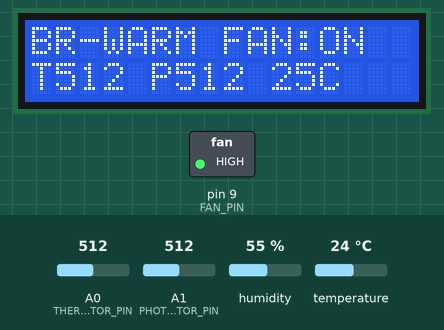
Simulated run of this sketch. Board: Arduino Uno, built with avr-gcc and run on an emulated ATmega328P. Shown: 16×2 character LCD, switched loads named in the sketch (green lamp = pin HIGH). The test bench sets the inputs (shaded band); at power-on: A1 (PHOTORESISTOR_PIN) = 512, A0 (THERMISTOR_PIN) = 512, temperature 24 °C, humidity 55 %. What the sketch prints to the serial monitor is not drawn.

Above: at 1.6 s.
1.7 s: A1 (PHOTORESISTOR_PIN) set to 798
At 3.3 s:
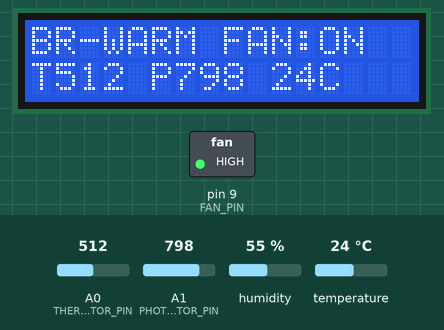
4.5 s: A1 (PHOTORESISTOR_PIN) set to 828
At 5.7 s:
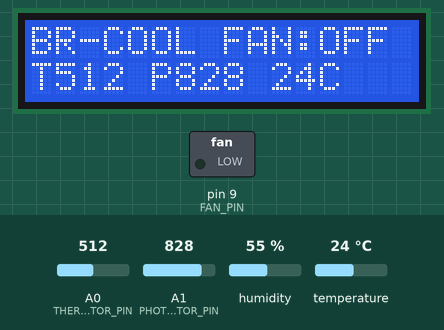
6.5 s: A1 (PHOTORESISTOR_PIN) set to 113
At 8.2 s:
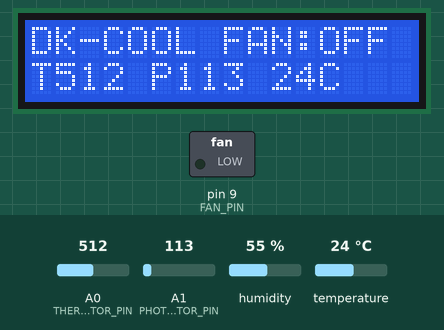
8.5 s: A0 (THERMISTOR_PIN) set to 549
At 9.8 s:
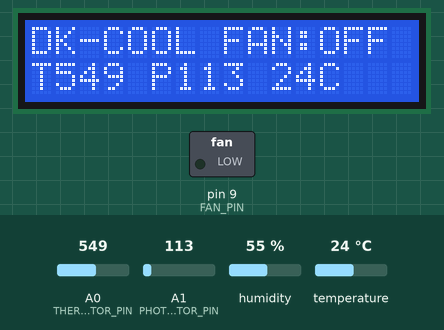
10.5 s: A0 (THERMISTOR_PIN) set to 566
At 11.3 s:
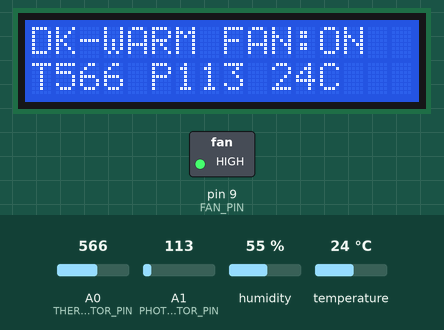
12.5 s: temperature set to 12 °C
At 14.0 s:
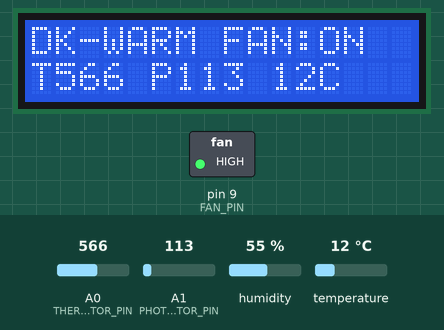
Timing chart, 0 to 15.5 s (numbered marks = the images above; inputs shaded):
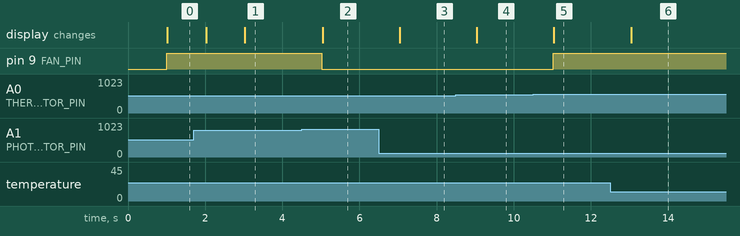

Measured:
- the behaviour switches between 809 and 810 on A1 (PHOTORESISTOR_PIN) (found by bisection; images 1 and 2)
- the behaviour switches between 555 and 556 on A0 (THERMISTOR_PIN) (found by bisection; images 4 and 5)
- after the input at 1.7 s, the display: first changes after 0.32 s (image 1 shows a later state)
- after the input at 4.5 s, pin 9 (FAN_PIN): HIGH → LOW after 0.52 s; the display: changes after 0.55 s (image 2)
- after the input at 6.5 s, the display: changes after 0.54 s (image 3)
- after the input at 8.5 s, the display: changes after 0.54 s (image 4)
- after the input at 10.5 s, pin 9 (FAN_PIN): LOW → HIGH after 0.52 s; the display: changes after 0.54 s (image 5)
- after the input at 12.5 s, the display: changes after 0.54 s (image 6)

The sketch:

env_classifier.ino
```cpp
// Environmental State Classifier + Fan Control
//
// Reads the thermistor, photoresistor, and DHT11, classifies the current
// environmental state using a decision tree trained offline (see
// training/train.py) and exported to tree.h, then drives a fan via an
// NPN transistor based on the classified state. Displays the current
// state, fan status, and raw sensor readings on a 16x2 character LCD.
//
// IMPORTANT: tree.h is generated by train.py from your own collected
// data -- it is NOT included here as a real model. Copy the tree.h that
// train.py produces into this sketch folder before compiling.
//
// LCD wiring note: this uses the same parallel LCD wiring pattern as the
// Lane Dodger project (RS, E, D4-D7), and happens to land on the exact
// same UNO pins (D2-D7) -- that's fine since these are two separate
// physical builds, not running at the same time. The pin conflict that
// DOES matter is internal to THIS project: the DHT11 originally used D7
// in the data-collection sketch, which collides with the LCD's RS line
// here. That's why DHT_PIN is D8 in this file specifically.

#include <LiquidCrystal.h>
#include <DHT.h>
#include <string.h>
#include "tree.h"  // generated by training/train.py -- defines EnvClass and classify()

const uint8_t THERMISTOR_PIN = A0;
const uint8_t PHOTORESISTOR_PIN = A1;
const uint8_t DHT_PIN = 8;   // moved from D7 -- D7 is now the LCD's RS line
const uint8_t FAN_PIN = 9;   // drives the NPN transistor base (through a base resistor)

// LCD pins: RS, E, D4, D5, D6, D7 (LiquidCrystal constructor order)
const uint8_t LCD_RS = 7;
const uint8_t LCD_EN = 6;
const uint8_t LCD_D4 = 5;
const uint8_t LCD_D5 = 4;
const uint8_t LCD_D6 = 3;
const uint8_t LCD_D7 = 2;
LiquidCrystal lcd(LCD_RS, LCD_EN, LCD_D4, LCD_D5, LCD_D6, LCD_D7);

#define DHT_TYPE DHT11
DHT dht(DHT_PIN, DHT_TYPE);

const unsigned long SAMPLE_INTERVAL_MS = 1000;
unsigned long lastSampleMs = 0;

// The DHT11's read protocol is a single-wire, microsecond-timed exchange
// that briefly disables interrupts while it runs -- this is inherent to
// how the Adafruit DHT library talks to this specific sensor, not a bug
// in this sketch. The LiquidCrystal library ALSO depends on precise
// timing (pulsing the Enable line) to write correctly. When a DHT11
// read's interrupt-disabled window lands too close to an LCD write, the
// LCD can receive corrupted timing on its Enable pulses, which shows up
// as garbled characters on screen -- while Serial output, which has no
// equivalent timing sensitivity, keeps working perfectly. This is why
// the bug was invisible over Serial but visible on the LCD.
//
// Fix: read the DHT11 on its own, slower timer, separate from the main
// sensor-sample/LCD-render cycle. The DHT11 is documented as unreliable
// if polled faster than about once per second anyway, so this isn't a
// tradeoff -- it's a correction to a polling rate that was already
// faster than the sensor's own spec.
const unsigned long DHT_READ_INTERVAL_MS = 2500;
unsigned long lastDhtReadMs = 0;
float lastValidTemp = 25.0;
float lastValidHumidity = 50.0;

// Which classified states should turn the fan on. Decided here, once,
// rather than scattered through the logic below -- if you retrain with
// different class names you only need to update this one place.
bool shouldFanRun(EnvClass state) {
  return state == BRIGHT_WARM || state == DARK_WARM;
}

const char* classToString(EnvClass state) {
  switch (state) {
    case BRIGHT_WARM: return "bright_warm";
    case BRIGHT_COOL: return "bright_cool";
    case DARK_WARM:   return "dark_warm";
    case DARK_COOL:   return "dark_cool";
    default:          return "unknown";
  }
}

// Short form for the LCD specifically -- the full names above don't fit
// on a 16-character row alongside the fan status, so this is a separate,
// deliberately abbreviated label rather than truncating the full name
// (which would risk two different states looking identical if cut off
// at the same length, e.g. "bright_w" vs "bright_c" still differ, but
// it's needlessly fragile to rely on that).
const char* classToShortLabel(EnvClass state) {
  switch (state) {
    case BRIGHT_WARM: return "BR-WARM";
    case BRIGHT_COOL: return "BR-COOL";
    case DARK_WARM:   return "DK-WARM";
    case DARK_COOL:   return "DK-COOL";
    default:          return "UNKNOWN";
  }
}

// Renders both LCD rows for the current tick. Row 1: classified state +
// fan status. Row 2: raw thermistor, raw photoresistor, and DHT temp --
// humidity is deliberately left off row 2 to keep worst-case digit
// counts (1023 + 1023 + a 2-digit temp) safely within the 16-character
// width; see the README for that tradeoff. Full precision for all four
// values is still available over Serial.
void renderLCD(EnvClass state, bool fanOn, int thermistorRaw, int photoRaw, float temp) {
  lcd.setCursor(0, 0);
  char row1[17];
  snprintf(row1, sizeof(row1), "%-7s FAN:%s", classToShortLabel(state), fanOn ? "ON " : "OFF");
  lcd.print(row1);

  lcd.setCursor(0, 1);
  char row2[17];
  snprintf(row2, sizeof(row2), "T%d P%d %dC", thermistorRaw, photoRaw, (int)temp);
  // Pad with trailing spaces so a shorter new string fully overwrites a
  // longer previous one -- e.g. if thermistorRaw shrinks from 4 digits
  // to 3, lcd.print() alone won't blank the leftover character from the
  // previous frame.
  lcd.print(row2);
  for (int i = strlen(row2); i < 16; i++) {
    lcd.print(' ');
  }
}

void setup() {
  Serial.begin(9600);
  dht.begin();
  lcd.begin(16, 2);
  pinMode(FAN_PIN, OUTPUT);
  digitalWrite(FAN_PIN, LOW);

  lcd.setCursor(0, 0);
  lcd.print("Env Classifier");
  lcd.setCursor(0, 1);
  lcd.print("starting...");

  Serial.println("Environmental classifier started.");
}

void loop() {
  unsigned long now = millis();

  // DHT11 reads happen on their own slower timer, deliberately decoupled
  // from the sensor-sample/LCD-render cycle below. See the comment near
  // DHT_READ_INTERVAL_MS for why this separation matters. Returning
  // immediately after a DHT11 read -- rather than falling through to
  // the sensor/LCD code below in the same pass -- guarantees a DHT11
  // read and an LCD write never happen within the same loop() call,
  // not just "less often": two independent timers tripping in the same
  // iteration was still possible before this early return.
  if (now - lastDhtReadMs >= DHT_READ_INTERVAL_MS) {
    lastDhtReadMs = now;
    float dhtTemp = dht.readTemperature();
    float dhtHumidity = dht.readHumidity();
    // DHT11 reads occasionally fail and return NaN. Rather than let a
    // failed read corrupt the cached value, only overwrite the cache on
    // a successful read -- a momentary glitch then just means we keep
    // using the last known-good reading until the next attempt.
    if (!isnan(dhtTemp)) lastValidTemp = dhtTemp;
    if (!isnan(dhtHumidity)) lastValidHumidity = dhtHumidity;
    return;
  }

  if (now - lastSampleMs < SAMPLE_INTERVAL_MS) return;
  lastSampleMs = now;

  int thermistorRaw = analogRead(THERMISTOR_PIN);
  int photoRaw = analogRead(PHOTORESISTOR_PIN);

  EnvClass state = classify(
    (float)thermistorRaw,
    (float)photoRaw,
    lastValidTemp,
    lastValidHumidity
  );

  bool fanOn = shouldFanRun(state);
  digitalWrite(FAN_PIN, fanOn ? HIGH : LOW);

  renderLCD(state, fanOn, thermistorRaw, photoRaw, lastValidTemp);

  Serial.print("thermistor=");
  Serial.print(thermistorRaw);
  Serial.print(" photo=");
  Serial.print(photoRaw);
  Serial.print(" temp=");
  Serial.print(lastValidTemp);
  Serial.print(" humidity=");
  Serial.print(lastValidHumidity);
  Serial.print(" -> state=");
  Serial.print(classToString(state));
  Serial.print(" fan=");
  Serial.println(fanOn ? "ON" : "OFF");
}
```

tree.h
```cpp
#ifndef ENV_CLASSIFIER_H
#define ENV_CLASSIFIER_H

// Auto-generated by train.py -- do not edit by hand.
// Regenerate by re-running train.py after collecting new data.
//
// This is a decision tree trained with scikit-learn, exported as plain
// nested if/else C code. No ML library runs on the Arduino; this *is*
// the trained model, just expressed as comparisons instead of a Python
// object graph. Inference cost is at most 2 comparisons
// per call -- negligible on an 8-bit AVR.

enum EnvClass {
  BRIGHT_COOL,
  BRIGHT_WARM,
  DARK_COOL,
  DARK_WARM
};

EnvClass classify(float raw_thermistor, float raw_photoresistor, float dht_temp_c, float dht_humidity) {
  if (raw_photoresistor <= 123.5000f) {
    if (raw_thermistor <= 555.0000f) {
      return DARK_COOL;
    } else {
      return DARK_WARM;
    }
  } else {
    if (raw_photoresistor <= 809.0000f) {
      return BRIGHT_WARM;
    } else {
      return BRIGHT_COOL;
    }
  }
}

#endif
```
